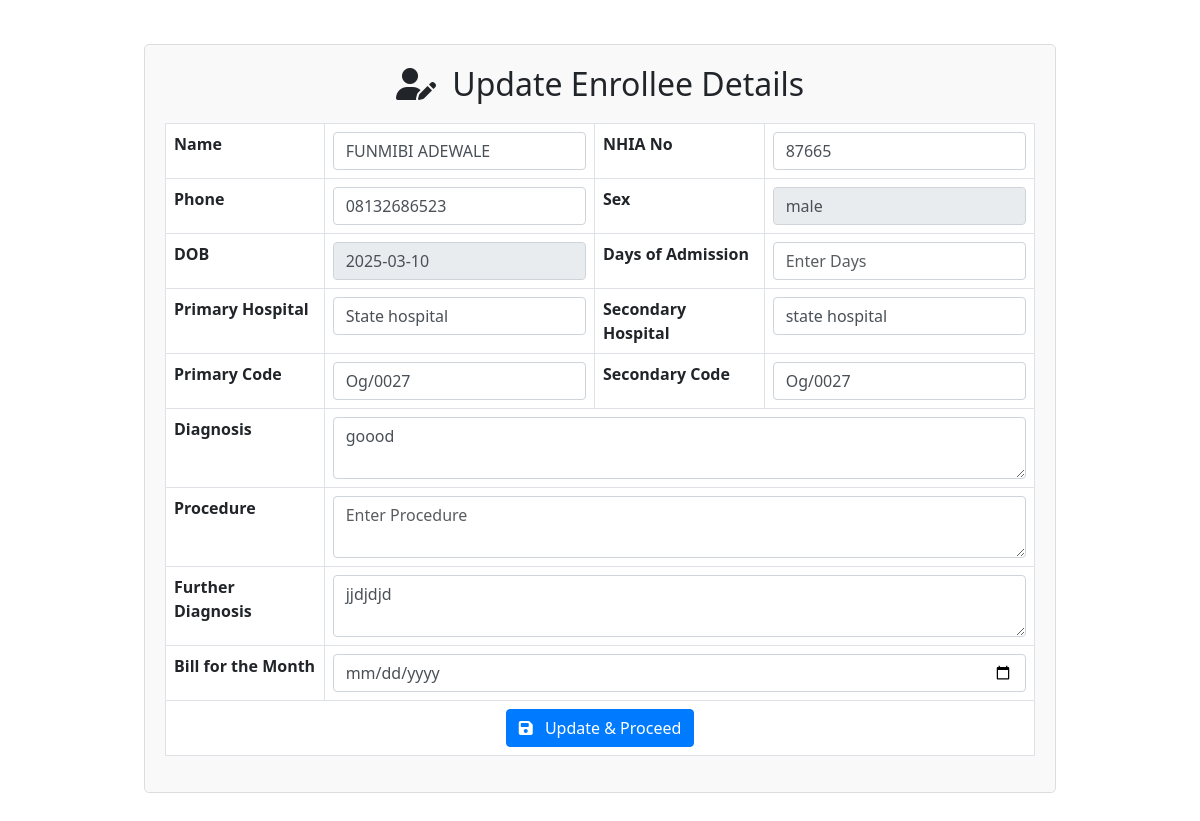
Page /mqams/e_enrollee_display.php?pa_code=/03/234/25/1/03/234/25/1/03/23 on the committed database.
### tables this page shows
CREATE TABLE `log_enrollees_in` (
  `id` int(11) NOT NULL,
  `name_of_enrollee` varchar(255) NOT NULL,
  `nhia_no` varchar(20) DEFAULT NULL,
  `sex` varchar(10) DEFAULT NULL,
  `phone_no` varchar(20) DEFAULT NULL,
  `primary_hospital` varchar(255) DEFAULT NULL,
  `secondary_hospital` varchar(255) DEFAULT NULL,
  `status_position` varchar(20) DEFAULT NULL,
  `primary_hospital_code` varchar(20) DEFAULT NULL,
  `secondary_hospital_code` varchar(20) DEFAULT NULL,
  `diagnosis` text DEFAULT NULL,
  `procedure_text` text DEFAULT NULL,
  `dob` date DEFAULT NULL,
  `further_diagnosis` text DEFAULT NULL,
  `pa_code` varchar(30) DEFAULT NULL,
  `staff_id` varchar(20) DEFAULT NULL,
  `created_on` timestamp NOT NULL DEFAULT current_timestamp() ON UPDATE current_timestamp(),
  `no_of_days_admission` varchar(11) NOT NULL,
  `bill_vetted_by` varchar(11) NOT NULL,
  `checked_by` varchar(11) NOT NULL,
  `re_checked_by` varchar(11) NOT NULL,
  `appoved_by` varchar(11) NOT NULL,
  `paid_by` varchar(11) NOT NULL
);

### mqams/e_enrollee_display.php (the view, shortened to what this page needs)
<?php
require_once '../backend/connection.php';
$pa_code = $_GET['pa_code'];
$sql = "SELECT * FROM log_enrollees_in WHERE pa_code= '$pa_code' limit 1";
$result = mysqli_query($con, $sql);
$row = mysqli_fetch_assoc($result);
?>
<!DOCTYPE html>
<html lang="en">
<head>
    <link href="https://cdn.jsdelivr.net/npm/bootstrap@5.3.0/dist/css/bootstrap.min.css" rel="stylesheet">
    <link rel="stylesheet" href="https://cdnjs.cloudflare.com/ajax/libs/font-awesome/6.4.0/css/all.min.css">
</head>
<body>
    <div class="container py-4">
        <div class="row justify-content-center">
            <div class="form-container">
                <h2 class="text-center form-title">
                    <i class="fas fa-user-edit me-2"></i> Update Enrollee Details
                </h2>
                <form action="" method="post">
                    <div class="table-responsive">
                        <table class="table table-bordered">
                            <tbody>
                                <tr>
                                    <th>Name</th>
                                    <td>
                                        <input type="text" class="form-control" id="name" name="name" placeholder="Enter Name" value="<?php echo htmlspecialchars($row['name_of_enrollee']); ?>" required>
                                    </td>
                                    <th>NHIA No</th>
                                    <td>
                                        <input type="text" class="form-control" id="nhia" name="nhia" placeholder="Enter NHIA No" value="<?php echo htmlspecialchars($row['nhia_no']); ?>">
                                    </td>
                                </tr>
                                <tr>
                                    <th>Phone</th>
                                    <td>
                                        <input type="tel" class="form-control" name="phone" id="phone" placeholder="Enter Phone" value="<?php echo htmlspecialchars($row['phone_no']); ?>">
                                    </td>
                                    <th>Sex</th>
                                    <td>
                                        <input type="text" class="form-control readonly-field" value="<?php echo htmlspecialchars($row['sex']); ?>" readonly>
                                    </td>
                                </tr>
                                <tr>
                                    <th>DOB</th>
                                    <td>
                                        <input type="text" class="form-control readonly-field" value="<?php echo htmlspecialchars($row['dob']); ?>" readonly>
                                    </td>
                                    <th>Days of Admission</th>
                                    <td>
                                        <input type="number" class="form-control" name="no_of_days_admission" id="no_of_days_admission" placeholder="Enter Days" >
                                    </td>
                                </tr>
                                <tr>
                                    <th>Primary Hospital</th>
                                    <td>
                                        <input type="text" class="form-control" name="primaryHospital" id="primaryHospital" placeholder="Enter Primary Hospital" value="<?php echo htmlspecialchars($row['primary_hospital']); ?>">
                                    </td>
                                    <th>Secondary Hospital</th>
                                    <td>
                                        <input type="text" class="form-control" name="secondaryHospital" id="secondaryHospital" placeholder="Enter Secondary Hospital" value="<?php echo htmlspecialchars($row['secondary_hospital']); ?>">
                                    </td>
                                </tr>
                                <tr>
                                    <th>Primary Code</th>
                                    <td>
                                        <input type="text" class="form-control" name="primary_hospital_code" id="primaryHospital-code" placeholder="Enter Primary Code" value="<?php echo htmlspecialchars($row['primary_hospital_code']); ?>">
                                    </td>
                                    <th>Secondary Code</th>
                                    <td>
                                        <input type="text" class="form-control" name="secondary_hospital_code" id="secondaryHospital_code" placeholder="Enter Secondary Code" value="<?php echo htmlspecialchars($row['secondary_hospital_code']); ?>">
                                    </td>
                                </tr>
                                <tr>
                                    <th colspan="1">Diagnosis</th>
                                    <td colspan="3">
                                        <textarea class="form-control" name="diagnosis" id="diagnosis" rows="2" placeholder="Enter Diagnosis"><?php echo htmlspecialchars($row['diagnosis']); ?></textarea>
                                    </td>
                                </tr>
                                <tr>
                                    <th colspan="1">Procedure</th>
                                    <td colspan="3">
                                        <textarea class="form-control" name="procedure" id="procedure" rows="2" placeholder="Enter Procedure"><?php echo htmlspecialchars($row['procedure_text']); ?></textarea>
                                    </td>
                                </tr>
                                <tr>
                                    <th colspan="1">Further Diagnosis</th>
                                    <td colspan="3">
                                        <textarea class="form-control" name="further_diagnosis" id="furtherDiagnosis" rows="2" placeholder="Enter Further Diagnosis"><?php echo htmlspecialchars($row['further_diagnosis']); ?></textarea>
                                    </td>
                                </tr>
                                <tr>
                                    <th colspan="1">Bill for the Month</th>
                                    <td colspan="3">
                                    <input type="date" class="form-control" name="month_of_bill" id="month_of_bill" placeholder="Write the Month on the bill">
                                    </td>
                                </tr>
                                <tr>
                                    <td colspan="4" class="text-center">
                                        <button type="submit" class="btn btn-primary">
                                            <i class="fas fa-save me-2"></i> Update & Proceed
                                        </button>
                                    </td>
                                </tr>
                            </tbody>
                        </table>
                    </div>
                </form>
            </div>
        </div>
    </div>
</body>
</html>

### mqams/e_enrollee_display.php (style rules this page uses)
.table-responsive { overflow-x: auto; }
.form-container { margin: 20px auto; padding: 20px; border: 1px solid #ddd; border-radius: 5px; background-color: #f9f9f9; }
.form-title { margin-bottom: 20px; }
.form-control { width: 100%; padding: 0.375rem 0.75rem; font-size: 1rem; line-height: 1.5; color: #495057; background-color: #fff; background-clip: padding-box; border: 1px solid #ced4da; border-radius: 0.25rem; transition: border-color 0.15s ease-in-out, box-shadow 0.15s ease-in-out; }
.readonly-field { background-color: #e9ecef; opacity: 1; }
.btn-primary { color: #fff; background-color: #007bff; border-color: #007bff; padding: 0.375rem 0.75rem; font-size: 1rem; border-radius: 0.25rem; cursor: pointer; }
@media (min-width: 992px) { .form-container { width: 80%; } }

### rows in the picture
log_enrollees_in: name "FUNMIBI ADEWALE", nhia "87665", phone "08132686523", sex "male", dob "2025-03-10", primaryHospital "State hospital", secondaryHospital "state hospital", primary_hospital_code "Og/0027", secondary_hospital_code "Og/0027", diagnosis "goood", further_diagnosis "jjdjdjd"
